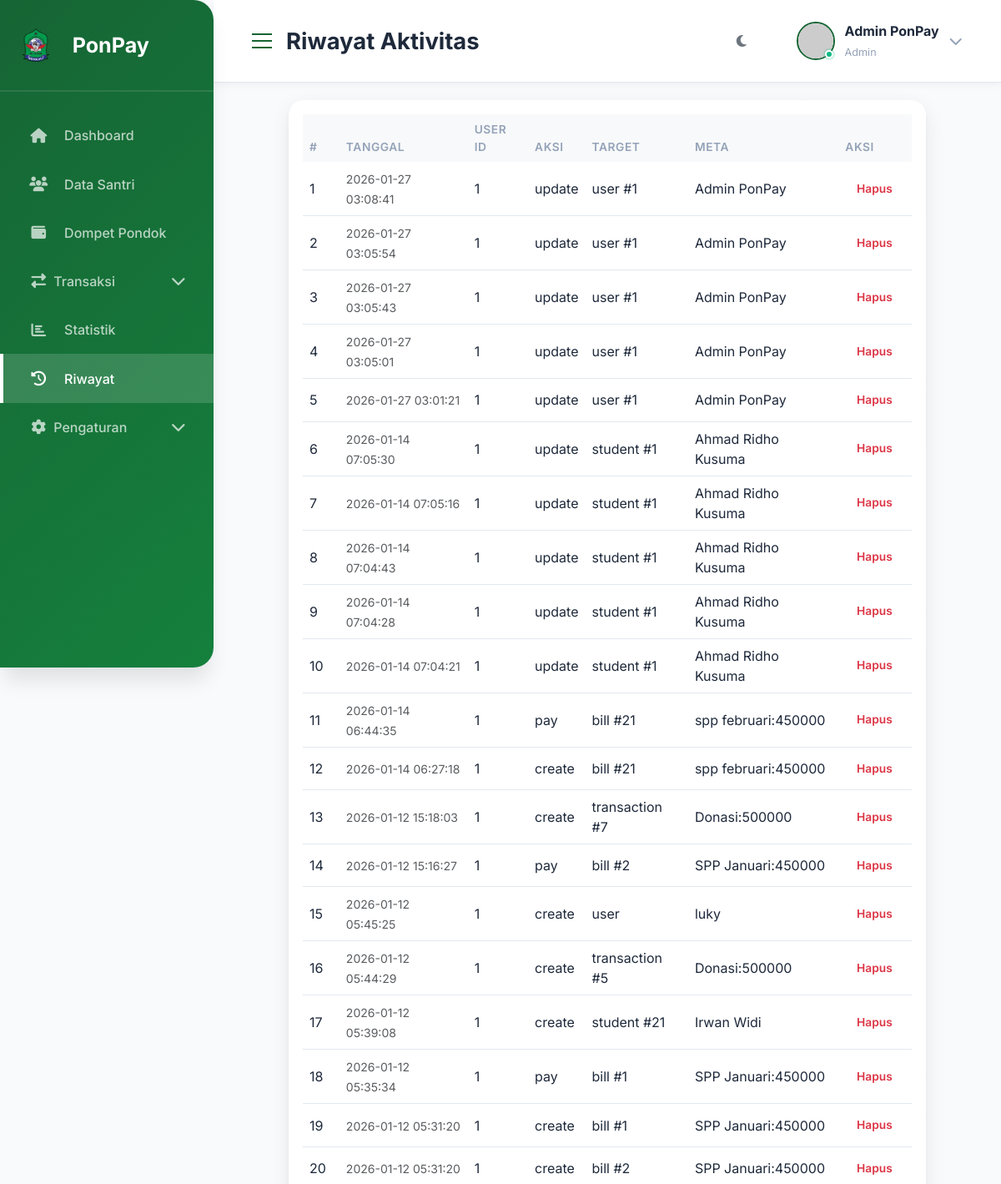
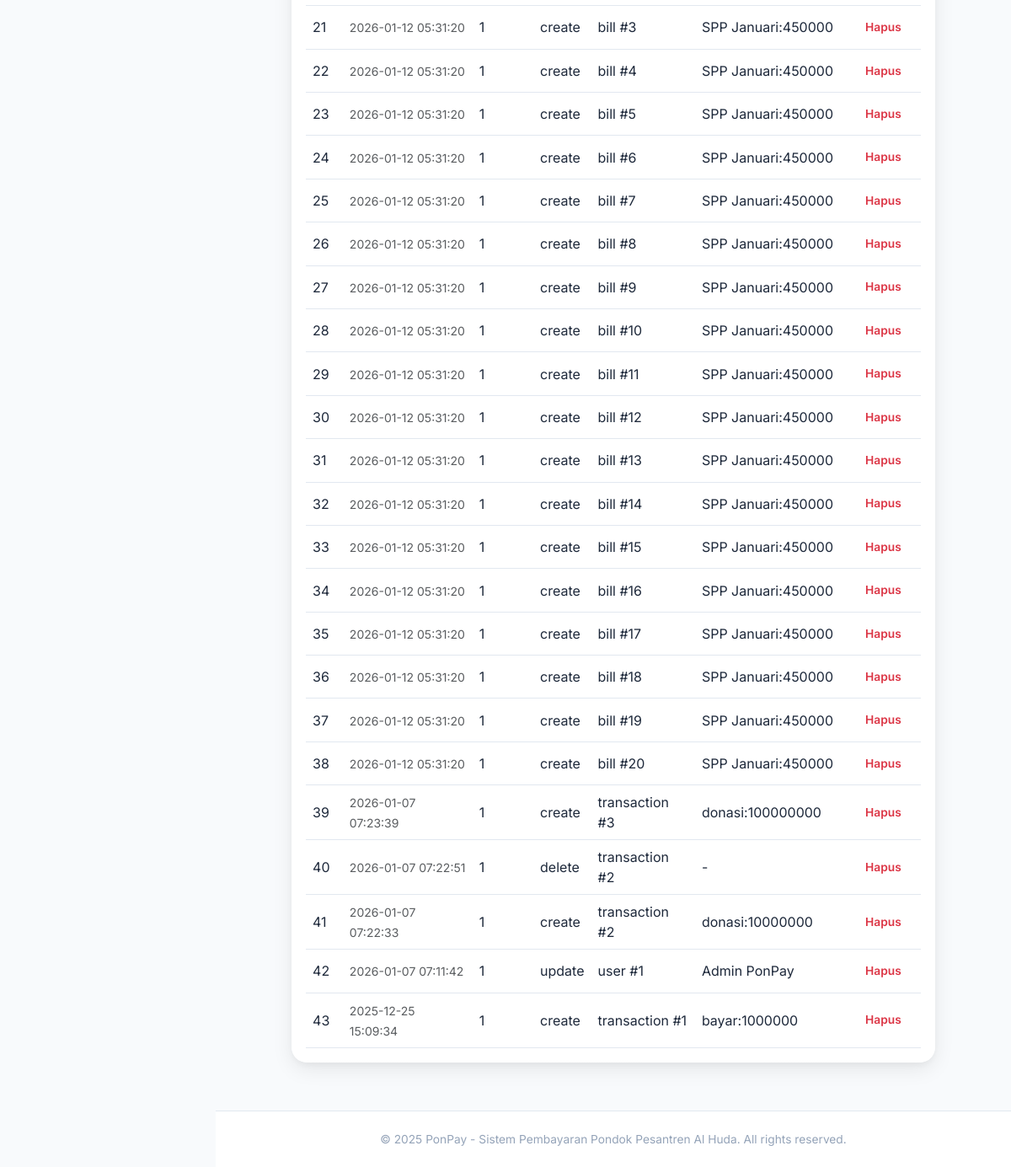
The page /history/ on the database its author committed (2 pictures, top to bottom).
### tables this page shows
CREATE TABLE history (
            id INTEGER PRIMARY KEY AUTOINCREMENT,
            user_id INTEGER,
            action TEXT NOT NULL,
            target_type TEXT,
            target_id INTEGER,
            meta TEXT,
            created_at TIMESTAMP DEFAULT CURRENT_TIMESTAMP
        );

### routes.py (the view)
@history_bp.route('/')
def index():
    entries = get_history(500)
    entries = [dict(e) for e in entries] if entries else []
    return render_template('history.html', entries=entries)

### db.py (called while the page is built)
def get_db():
    if 'db' not in g:
        g.db = sqlite3.connect(current_app.config['DATABASE'])
        g.db.row_factory = sqlite3.Row  # Enable column access by name
    return g.db

def query_db(query, args=(), one=False):
    cursor = get_db().cursor()
    cursor.execute(query, args)
    rv = cursor.fetchall()
    cursor.close()
    return (rv[0] if rv else None) if one else rv

def get_history(limit=200):
    return query_db('SELECT * FROM history ORDER BY created_at DESC LIMIT ?', (limit,))

### templates/history.html (shortened to what this page needs)
{% extends 'base.html' %}
{% block page_title %}Riwayat Aktivitas{% endblock %}
{% block content %}
<div class="container-fluid">
    <div class="card">
        <div class="card-body">
            <div class="table-responsive">
                <table class="table table-hover mb-0">
                    <thead class="table-light">
                        <tr>
                            <th style="width:6%">#</th>
                            <th>Tanggal</th>
                            <th>User ID</th>
                            <th>Aksi</th>
                            <th>Target</th>
                            <th>Meta</th>
                            <th style="width:12%">Aksi</th>
                        </tr>
                    </thead>
                    <tbody>
                        {% if entries %}
                            {% for e in entries %}
                            <tr>
                                <td>{{ loop.index }}</td>
                                <td><small class="text-muted">{{ e.created_at }}</small></td>
                                <td>{{ e.user_id or '-' }}</td>
                                <td>{{ e.action }}</td>
                                <td>{{ e.target_type or '-' }} {% if e.target_id %}#{{ e.target_id }}{% endif %}</td>
                                <td>{{ e.meta or '-' }}</td>
                                <td>
                                    <form action="{{ url_for('history.delete', entry_id=e.id) }}" method="POST" onsubmit="return confirm('Yakin hapus entri ini?');">
                                        <button class="btn btn-sm btn-outline-danger">Hapus</button>
                                    </form>
                                </td>
                            </tr>
                            {% endfor %}
                        {% else %}
                            <tr>
                                <td colspan="7" class="text-center text-muted py-4">Belum ada aktivitas</td>
                            </tr>
                        {% endif %}
                    </tbody>
                </table>
            </div>
        </div>
    </div>
</div>
{% endblock %}

### rows shown on the page
history: created_at "2026-01-27 03:08:41", user "1", action "update", target_type "user", target_id "1", meta "Admin PonPay"
history: created_at "2026-01-27 03:05:54", user "1", action "update", target_type "user", target_id "1", meta "Admin PonPay"
history: created_at "2026-01-27 03:05:43", user "1", action "update", target_type "user", target_id "1", meta "Admin PonPay"
history: created_at "2026-01-27 03:05:01", user "1", action "update", target_type "user", target_id "1", meta "Admin PonPay"
history: created_at "2026-01-27 03:01:21", user "1", action "update", target_type "user", target_id "1", meta "Admin PonPay"
history: created_at "2026-01-14 07:05:30", user "1", action "update", target_type "student", target_id "1", meta "Ahmad Ridho Kusuma"
history: created_at "2026-01-14 07:05:16", user "1", action "update", target_type "student", target_id "1", meta "Ahmad Ridho Kusuma"
history: created_at "2026-01-14 07:04:43", user "1", action "update", target_type "student", target_id "1", meta "Ahmad Ridho Kusuma"
history: created_at "2026-01-14 07:04:28", user "1", action "update", target_type "student", target_id "1", meta "Ahmad Ridho Kusuma"
history: created_at "2026-01-14 07:04:21", user "1", action "update", target_type "student", target_id "1", meta "Ahmad Ridho Kusuma"
history: created_at "2026-01-14 06:44:35", user "1", action "pay", target_type "bill", target_id "21", meta "spp februari:450000"
history: created_at "2026-01-14 06:27:18", user "1", action "create", target_type "bill", target_id "21", meta "spp februari:450000"
history: created_at "2026-01-12 15:18:03", user "1", action "create", target_type "transaction", target_id "7", meta "Donasi:500000"
history: created_at "2026-01-12 15:16:27", user "1", action "pay", target_type "bill", target_id "2", meta "SPP Januari:450000"
history: created_at "2026-01-12 05:45:25", user "1", action "create", target_type "user", meta "luky"
history: created_at "2026-01-12 05:44:29", user "1", action "create", target_type "transaction", target_id "5", meta "Donasi:500000"
history: created_at "2026-01-12 05:39:08", user "1", action "create", target_type "student", target_id "21", meta "Irwan Widi"
history: created_at "2026-01-12 05:35:34", user "1", action "pay", target_type "bill", target_id "1", meta "SPP Januari:450000"
history: created_at "2026-01-12 05:31:20", user "1", action "create", target_type "bill", target_id "1", meta "SPP Januari:450000"
history: created_at "2026-01-12 05:31:20", user "1", action "create", target_type "bill", target_id "2", meta "SPP Januari:450000"
history: created_at "2026-01-12 05:31:20", user "1", action "create", target_type "bill", target_id "3", meta "SPP Januari:450000"
history: created_at "2026-01-12 05:31:20", user "1", action "create", target_type "bill", target_id "4", meta "SPP Januari:450000"
history: created_at "2026-01-12 05:31:20", user "1", action "create", target_type "bill", target_id "5", meta "SPP Januari:450000"
history: created_at "2026-01-12 05:31:20", user "1", action "create", target_type "bill", target_id "6", meta "SPP Januari:450000"
history: created_at "2026-01-12 05:31:20", user "1", action "create", target_type "bill", target_id "7", meta "SPP Januari:450000"
history: created_at "2026-01-12 05:31:20", user "1", action "create", target_type "bill", target_id "8", meta "SPP Januari:450000"
history: created_at "2026-01-12 05:31:20", user "1", action "create", target_type "bill", target_id "9", meta "SPP Januari:450000"
history: created_at "2026-01-12 05:31:20", user "1", action "create", target_type "bill", target_id "10", meta "SPP Januari:450000"
history: created_at "2026-01-12 05:31:20", user "1", action "create", target_type "bill", target_id "11", meta "SPP Januari:450000"
history: created_at "2026-01-12 05:31:20", user "1", action "create", target_type "bill", target_id "12", meta "SPP Januari:450000"
history: created_at "2026-01-12 05:31:20", user "1", action "create", target_type "bill", target_id "13", meta "SPP Januari:450000"
history: created_at "2026-01-12 05:31:20", user "1", action "create", target_type "bill", target_id "14", meta "SPP Januari:450000"
history: created_at "2026-01-12 05:31:20", user "1", action "create", target_type "bill", target_id "15", meta "SPP Januari:450000"
history: created_at "2026-01-12 05:31:20", user "1", action "create", target_type "bill", target_id "16", meta "SPP Januari:450000"
history: created_at "2026-01-12 05:31:20", user "1", action "create", target_type "bill", target_id "17", meta "SPP Januari:450000"
history: created_at "2026-01-12 05:31:20", user "1", action "create", target_type "bill", target_id "18", meta "SPP Januari:450000"
history: created_at "2026-01-12 05:31:20", user "1", action "create", target_type "bill", target_id "19", meta "SPP Januari:450000"
history: created_at "2026-01-12 05:31:20", user "1", action "create", target_type "bill", target_id "20", meta "SPP Januari:450000"
history: created_at "2026-01-07 07:23:39", user "1", action "create", target_type "transaction", target_id "3", meta "donasi:100000000"
history: created_at "2026-01-07 07:22:51", user "1", action "delete", target_type "transaction", target_id "2", meta "-"
history: created_at "2026-01-07 07:22:33", user "1", action "create", target_type "transaction", target_id "2", meta "donasi:10000000"
history: created_at "2026-01-07 07:11:42", user "1", action "update", target_type "user", target_id "1", meta "Admin PonPay"
history: created_at "2025-12-25 15:09:34", user "1", action "create", target_type "transaction", target_id "1", meta "bayar:1000000"

### other values the page prints
{{ session.get('full_name', 'Admin PonPay') }} "Admin PonPay"
{{ session.get('role', 'admin') }} "Admin"
